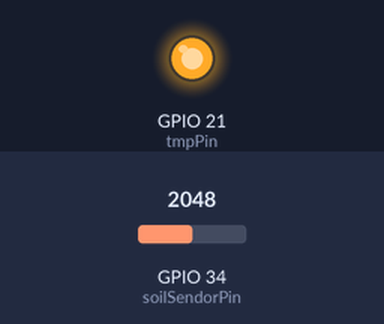
Recording of a program running on a simulated ESP32. On the bench: output pins drawn as LEDs (lit = HIGH). Inputs (shaded band) come from the test bench; at power-on: GPIO 34 (soilSendorPin) = 2048. WiFi joins after 1.5 s; servers stay silent unless stated; no MQTT or app messages arrive unless stated; what the program prints to the serial monitor is not drawn.

Above: at 1.65 s.
At 3.1 s:
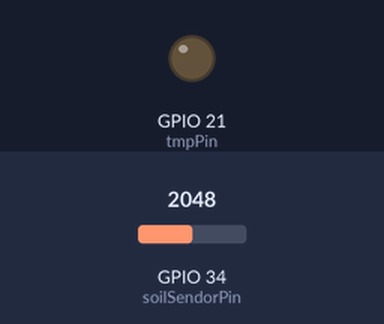
Timing chart, 0 to 8.4 s (numbered marks = the images above):
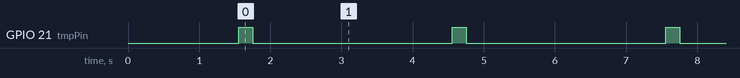

The program:

main.cpp
```cpp
#include <Arduino.h>
#include "CWiFi.h"
#include <PubSubClient.h>

/****************** Definición de constantes ***********************/

int tmpPin = 21;
const char *ssid = "los odio a todos";
const char *passwd = "p1ch1C0ntr453n4F4@";
// const char *mqtt_server = "192.168.0.106";
IPAddress mqttServer(192, 168, 0, 106);

String list_of_topics[] = {"/esp32/soil"};
int num_of_topics = 1;

int soilSendorPin = 34;

unsigned long previousValue = 0;
unsigned long currentValue;
/*******************************************************************/

void reconnectMQTT();
void callback(char* topic, byte* message, unsigned int length);
float getPercentHumidity(int soil_sensor_val);

CWiFi wifi(ssid, passwd); // iniciamos el objeto CWiFi

WiFiClient espClient; //cliente WiFi
PubSubClient mqttClient(mqttServer, 1883, callback, espClient); // PubSubClient para el manejo de mensajes MQTT

void setup() {
  Serial.begin(115200);
  wifi.init();

  pinMode(tmpPin, OUTPUT);
}

void loop() {
  if (!mqttClient.connected()) {
    reconnectMQTT();
  }
  mqttClient.loop();

  digitalWrite(tmpPin, HIGH);
  delay(100);
  int value = analogRead(soilSendorPin);
  delay(100);
  digitalWrite(tmpPin, LOW);

  currentValue = millis();

  /* if ((currentValue - previousValue) > 10000) {
    previousValue = currentValue;
    mqttClient.publish("/esp32/soil", String(getPercentHumidity(value)).c_str());
  } */
  Serial.print("Sensor: ");
  Serial.println(value);
  Serial.print("Percent: ");
  Serial.println(getPercentHumidity(value));

  wifi.reconexion();
  delay(2800);
}

void callback(char* topic, byte* message, unsigned int length) {
    /* Serial.print("Message arrived on topic: ");
    Serial.print(topic);
    Serial.print(". Message: "); */
    String messageTemp;

    for (int i=0; i < length; i++) {
         // Serial.print((char)message[i]);
        messageTemp += (char)message[i];
    }
    // aquí se ponen los eventos que se quieran manejar
    /*********************** Ejemplo **********************************************************/
    /*
        if (String(topic) == "esp32/output") {
            Serial.print("Changing output to ");
            if(messageTemp == "on"){
                Serial.println("on");
                digitalWrite(ledPin, HIGH);
            } else if(messageTemp == "off"){
                Serial.println("off");
                digitalWrite(ledPin, LOW);
            }
        }
    */
    /******************************************************************************************/
}

void reconnectMQTT() {
    // clico hasta que este conectado
    while (!mqttClient.connected()) {
        Serial.print("Conectando a Servidor MQTT...");
        if (mqttClient.connect("ESP32Client", "spolancom", "m15cuy1t0s")) {
            Serial.println("connected");
            // subscribe
            // mqttClient.subscribe("/esp32/test");

            for (byte i=0; i < num_of_topics; i++) {
                mqttClient.subscribe(list_of_topics[i].c_str());
            }
        } else {
            Serial.print("Error en la conección, rc=");
            Serial.print(mqttClient.state());
            Serial.println(" intentando en 5 segundos");
            delay(5000);
        }
    }
}

float getPercentHumidity(int soil_sensor_val) {
    int tmp_val = soil_sensor_val - 1090; // el 1300 sólo es a prueba y error de acuerdo al sensor.

    float tmp_value = ((3005.0 - float(tmp_val)) / (3005.0 - 0.0));

    return tmp_value;
}
```

CWiFi.cpp
```cpp
#include "CWiFi.h"

CWiFi::CWiFi(const char * ssid, const char * passwd) {
  this->ssid = ssid;
  this->passwd = passwd;

  this->previous_time = 0;
  this->time_delay = 20000; // 20 secs
}

void CWiFi::init() {
  WiFi.mode(WIFI_STA);
  WiFi.begin(this->ssid, this->passwd);
  Serial.print("Conectando a la red: ");
  Serial.println(this->ssid);

  while (WiFi.status() != WL_CONNECTED) {
    Serial.print(".");
    delay(500);
  }

  Serial.println("Se ha establecido conección.");
  Serial.print("Dirección IP: ");
  Serial.println(WiFi.localIP());
}

void CWiFi::reconexion() {

  unsigned long current_time = millis(); // milisegundos desde la actualización

  // checamos que este desconectado
  if ((WiFi.status() != WL_CONNECTED) && (current_time - this->previous_time >= this->time_delay)) {
    Serial.println(millis());
    Serial.println("Reconectando a la red.");
    WiFi.disconnect();
    WiFi.reconnect();

    if (WiFi.status() == WL_CONNECTED) {
      Serial.println("Se ha reestablecido la conexión");
    }
    this->previous_time = current_time;
  }

}
```

CWiFi.h
```cpp
#ifndef CWIFI_H
#define CWIFI_H

#include <Arduino.h>
#include <WiFi.h>

class CWiFi {

    private:
        const char *ssid;
        const char *passwd;
        unsigned long previous_time;
        unsigned long time_delay;
    public:
        CWiFi(const char * ssid, const char * passwd);
        void init();
        void reconexion();
};

#endif
```

Measured:
- by itself, GPIO 21 (tmpPin): alternates HIGH for 0.20 s and LOW for 2.8 s
